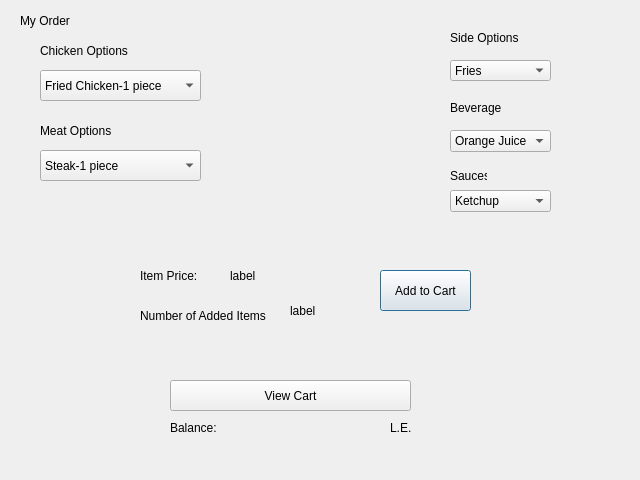
<?xml version="1.0" encoding="UTF-8"?>
<ui version="4.0">
 <class>Order</class>
 <widget class="QDialog" name="Order">
  <property name="geometry">
   <rect>
    <x>0</x>
    <y>0</y>
    <width>640</width>
    <height>480</height>
   </rect>
  </property>
  <property name="windowTitle">
   <string>Dialog</string>
  </property>
  <widget class="QLabel" name="label">
   <property name="geometry">
    <rect>
     <x>20</x>
     <y>10</y>
     <width>81</width>
     <height>21</height>
    </rect>
   </property>
   <property name="text">
    <string>My Order</string>
   </property>
  </widget>
  <widget class="QLabel" name="label_2">
   <property name="geometry">
    <rect>
     <x>40</x>
     <y>40</y>
     <width>101</width>
     <height>21</height>
    </rect>
   </property>
   <property name="text">
    <string>Chicken Options</string>
   </property>
  </widget>
  <widget class="QLabel" name="label_3">
   <property name="geometry">
    <rect>
     <x>40</x>
     <y>120</y>
     <width>81</width>
     <height>21</height>
    </rect>
   </property>
   <property name="text">
    <string>Meat Options</string>
   </property>
  </widget>
  <widget class="QComboBox" name="comboBox">
   <property name="geometry">
    <rect>
     <x>40</x>
     <y>70</y>
     <width>161</width>
     <height>31</height>
    </rect>
   </property>
   <item>
    <property name="text">
     <string>Fried Chicken-1 piece</string>
    </property>
   </item>
   <item>
    <property name="text">
     <string>Fried Chicken-2 pieces</string>
    </property>
   </item>
   <item>
    <property name="text">
     <string>Fried Chicken-7 pieces</string>
    </property>
   </item>
   <item>
    <property name="text">
     <string>Fried Chicken-10 pieces</string>
    </property>
   </item>
   <item>
    <property name="text">
     <string>Chicken Sandwich-Small</string>
    </property>
   </item>
   <item>
    <property name="text">
     <string>Chicken Sandwich-Medium</string>
    </property>
   </item>
   <item>
    <property name="text">
     <string>Chicken Sandwich-Large</string>
    </property>
   </item>
   <item>
    <property name="text">
     <string>Grilled Chicken</string>
    </property>
   </item>
  </widget>
  <widget class="QComboBox" name="comboBox_2">
   <property name="geometry">
    <rect>
     <x>40</x>
     <y>150</y>
     <width>161</width>
     <height>31</height>
    </rect>
   </property>
   <item>
    <property name="text">
     <string>Steak-1 piece</string>
    </property>
   </item>
   <item>
    <property name="text">
     <string>Steak-2 pieces</string>
    </property>
   </item>
   <item>
    <property name="text">
     <string>Steak-3 pieces</string>
    </property>
   </item>
   <item>
    <property name="text">
     <string>Beef Burger-Small</string>
    </property>
   </item>
   <item>
    <property name="text">
     <string>Beef Burger-Medium</string>
    </property>
   </item>
   <item>
    <property name="text">
     <string>Beef Burger-Large</string>
    </property>
   </item>
   <item>
    <property name="text">
     <string>Burger Steak</string>
    </property>
   </item>
  </widget>
  <widget class="QLabel" name="label_Price">
   <property name="geometry">
    <rect>
     <x>140</x>
     <y>260</y>
     <width>81</width>
     <height>31</height>
    </rect>
   </property>
   <property name="text">
    <string>Item Price:</string>
   </property>
  </widget>
  <widget class="QLabel" name="label_showNumItems">
   <property name="geometry">
    <rect>
     <x>290</x>
     <y>300</y>
     <width>61</width>
     <height>21</height>
    </rect>
   </property>
   <property name="text">
    <string>label</string>
   </property>
  </widget>
  <widget class="QLabel" name="label_showPrice">
   <property name="geometry">
    <rect>
     <x>230</x>
     <y>260</y>
     <width>61</width>
     <height>31</height>
    </rect>
   </property>
   <property name="text">
    <string>label</string>
   </property>
  </widget>
  <widget class="QPushButton" name="pushButton_addCart">
   <property name="geometry">
    <rect>
     <x>380</x>
     <y>270</y>
     <width>91</width>
     <height>41</height>
    </rect>
   </property>
   <property name="text">
    <string>Add to Cart</string>
   </property>
  </widget>
  <widget class="QPushButton" name="pushButton_viewCart">
   <property name="geometry">
    <rect>
     <x>170</x>
     <y>380</y>
     <width>241</width>
     <height>31</height>
    </rect>
   </property>
   <property name="text">
    <string>View Cart</string>
   </property>
  </widget>
  <widget class="QComboBox" name="comboBox_3">
   <property name="geometry">
    <rect>
     <x>450</x>
     <y>60</y>
     <width>101</width>
     <height>21</height>
    </rect>
   </property>
   <item>
    <property name="text">
     <string>Fries</string>
    </property>
   </item>
   <item>
    <property name="text">
     <string>Pasta</string>
    </property>
   </item>
   <item>
    <property name="text">
     <string>Rice</string>
    </property>
   </item>
   <item>
    <property name="text">
     <string>Vegetables</string>
    </property>
   </item>
  </widget>
  <widget class="QComboBox" name="comboBox_4">
   <property name="geometry">
    <rect>
     <x>450</x>
     <y>130</y>
     <width>101</width>
     <height>22</height>
    </rect>
   </property>
   <item>
    <property name="text">
     <string>Orange Juice</string>
    </property>
   </item>
   <item>
    <property name="text">
     <string>Soft Drink</string>
    </property>
   </item>
   <item>
    <property name="text">
     <string>Water</string>
    </property>
   </item>
   <item>
    <property name="text">
     <string>Coffee</string>
    </property>
   </item>
  </widget>
  <widget class="QComboBox" name="comboBox_5">
   <property name="geometry">
    <rect>
     <x>450</x>
     <y>190</y>
     <width>101</width>
     <height>22</height>
    </rect>
   </property>
   <item>
    <property name="text">
     <string>Ketchup</string>
    </property>
   </item>
   <item>
    <property name="text">
     <string>Mayonnaise</string>
    </property>
   </item>
   <item>
    <property name="text">
     <string>Mustard</string>
    </property>
   </item>
   <item>
    <property name="text">
     <string>Honey Mustard</string>
    </property>
   </item>
   <item>
    <property name="text">
     <string>Thousand Islands</string>
    </property>
   </item>
   <item>
    <property name="text">
     <string>BBQ</string>
    </property>
   </item>
  </widget>
  <widget class="QLabel" name="label_10">
   <property name="geometry">
    <rect>
     <x>450</x>
     <y>30</y>
     <width>91</width>
     <height>16</height>
    </rect>
   </property>
   <property name="text">
    <string>Side Options</string>
   </property>
  </widget>
  <widget class="QLabel" name="label_11">
   <property name="geometry">
    <rect>
     <x>450</x>
     <y>100</y>
     <width>51</width>
     <height>16</height>
    </rect>
   </property>
   <property name="text">
    <string>Beverages</string>
   </property>
  </widget>
  <widget class="QLabel" name="label_12">
   <property name="geometry">
    <rect>
     <x>450</x>
     <y>170</y>
     <width>37</width>
     <height>12</height>
    </rect>
   </property>
   <property name="text">
    <string>Sauces</string>
   </property>
  </widget>
  <widget class="QLabel" name="label_balanceVal_order">
   <property name="geometry">
    <rect>
     <x>260</x>
     <y>420</y>
     <width>111</width>
     <height>16</height>
    </rect>
   </property>
   <property name="text">
    <string/>
   </property>
  </widget>
  <widget class="QLabel" name="label_balance_order">
   <property name="geometry">
    <rect>
     <x>170</x>
     <y>420</y>
     <width>81</width>
     <height>16</height>
    </rect>
   </property>
   <property name="text">
    <string>Balance:</string>
   </property>
  </widget>
  <widget class="QLabel" name="label_Currency_order">
   <property name="geometry">
    <rect>
     <x>390</x>
     <y>420</y>
     <width>41</width>
     <height>16</height>
    </rect>
   </property>
   <property name="text">
    <string>L.E.</string>
   </property>
  </widget>
  <widget class="QLabel" name="label_numItems">
   <property name="geometry">
    <rect>
     <x>140</x>
     <y>300</y>
     <width>151</width>
     <height>31</height>
    </rect>
   </property>
   <property name="text">
    <string>Number of Added Items</string>
   </property>
  </widget>
 </widget>
 <resources/>
 <connections/>
</ui>
